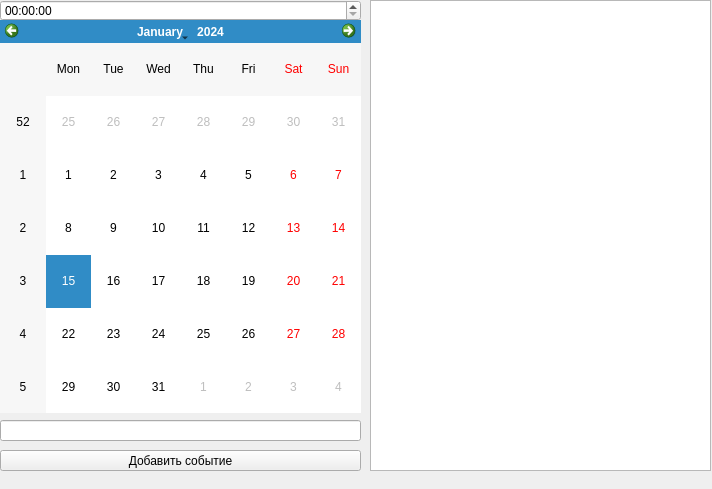
<?xml version="1.0" encoding="UTF-8"?>
<ui version="4.0">
 <class>MainWindow</class>
 <widget class="QMainWindow" name="MainWindow">
  <property name="geometry">
   <rect>
    <x>0</x>
    <y>0</y>
    <width>712</width>
    <height>489</height>
   </rect>
  </property>
  <property name="windowTitle">
   <string>MainWindow</string>
  </property>
  <widget class="QWidget" name="centralwidget">
   <widget class="QCalendarWidget" name="calendarWidget">
    <property name="geometry">
     <rect>
      <x>0</x>
      <y>20</y>
      <width>361</width>
      <height>393</height>
     </rect>
    </property>
   </widget>
   <widget class="QTimeEdit" name="timeEdit">
    <property name="geometry">
     <rect>
      <x>0</x>
      <y>0</y>
      <width>361</width>
      <height>21</height>
     </rect>
    </property>
   </widget>
   <widget class="QPushButton" name="pushButton">
    <property name="geometry">
     <rect>
      <x>0</x>
      <y>450</y>
      <width>361</width>
      <height>21</height>
     </rect>
    </property>
    <property name="text">
     <string>Добавить событие</string>
    </property>
   </widget>
   <widget class="QLineEdit" name="lineEdit">
    <property name="geometry">
     <rect>
      <x>0</x>
      <y>420</y>
      <width>361</width>
      <height>21</height>
     </rect>
    </property>
   </widget>
   <widget class="QTextEdit" name="textEdit">
    <property name="geometry">
     <rect>
      <x>370</x>
      <y>0</y>
      <width>341</width>
      <height>471</height>
     </rect>
    </property>
   </widget>
  </widget>
 </widget>
 <resources/>
 <connections/>
</ui>
